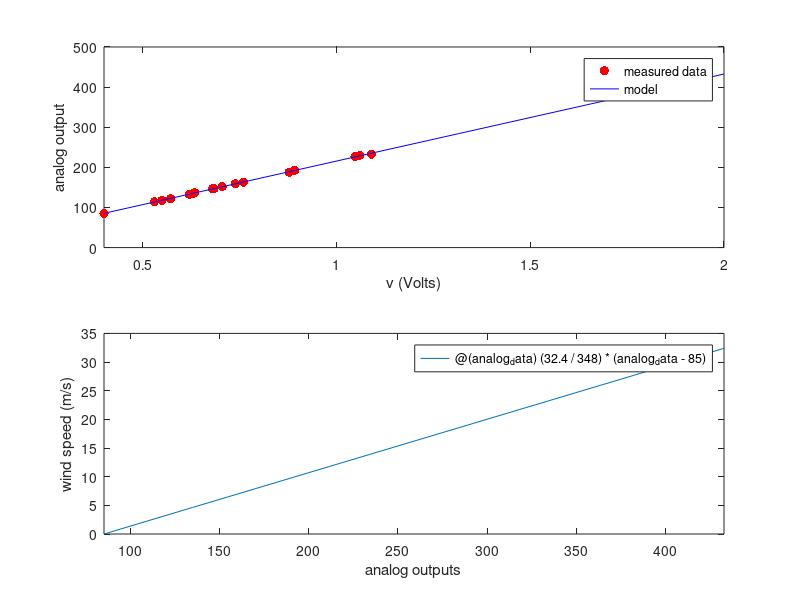

Recreate this plot in MATLAB.
clear; close all; clc;

% fitting a (hopefully linear) function to the voltage vs analog data from the anemometer

voltages = [0.4 0.53 0.572 0.62 0.55 0.629 0.634 0.684 0.629 0.705 0.68 0.76 0.739 0.892 0.878 1.048 1.09 1.06];
analog_output = [85 114 122 133 118 135 137 147 135 152 147 163 159 193 188 227 233 230];

% plotting the raw data
subplot(2,1,1)
plot(voltages,analog_output,'.r','MarkerSize',20)
hold on

% fitting the data to a linear function
p = polyfit(voltages,analog_output,1);
a_output = @(v) p(1) * v + p(2);

% plotting the new function over the domain of the sensor (from 0.4 volts to 2.0 volts)
fplot(a_output, [0.4 2], 'b')
xlabel('v (Volts)')
ylabel('analog output')
legend('measured data', 'model')
hold on

% now creating a function to convert a_outputs to wind speeds (in m/s)
% 85 to 433 (348 subintervals) for analog_outputs corresponding to voltages from 0.4 to 2 volts
% 0 to 32.4 m/s wind speeds corresponding to voltages from 0.4 to 2 volts
% each output for wind speed should be something like 
% wind_speed(analog_data) = (32.4/348)*(analog_data-85)
wind_speed = @(analog_data) (32.4/348) * (analog_data-85);

% plot the wind speed over the interval of possible analog_output values
subplot(2,1,2)
fplot(wind_speed,[85 433])
xlabel('analog outputs')
ylabel('wind speed (m/s)')




